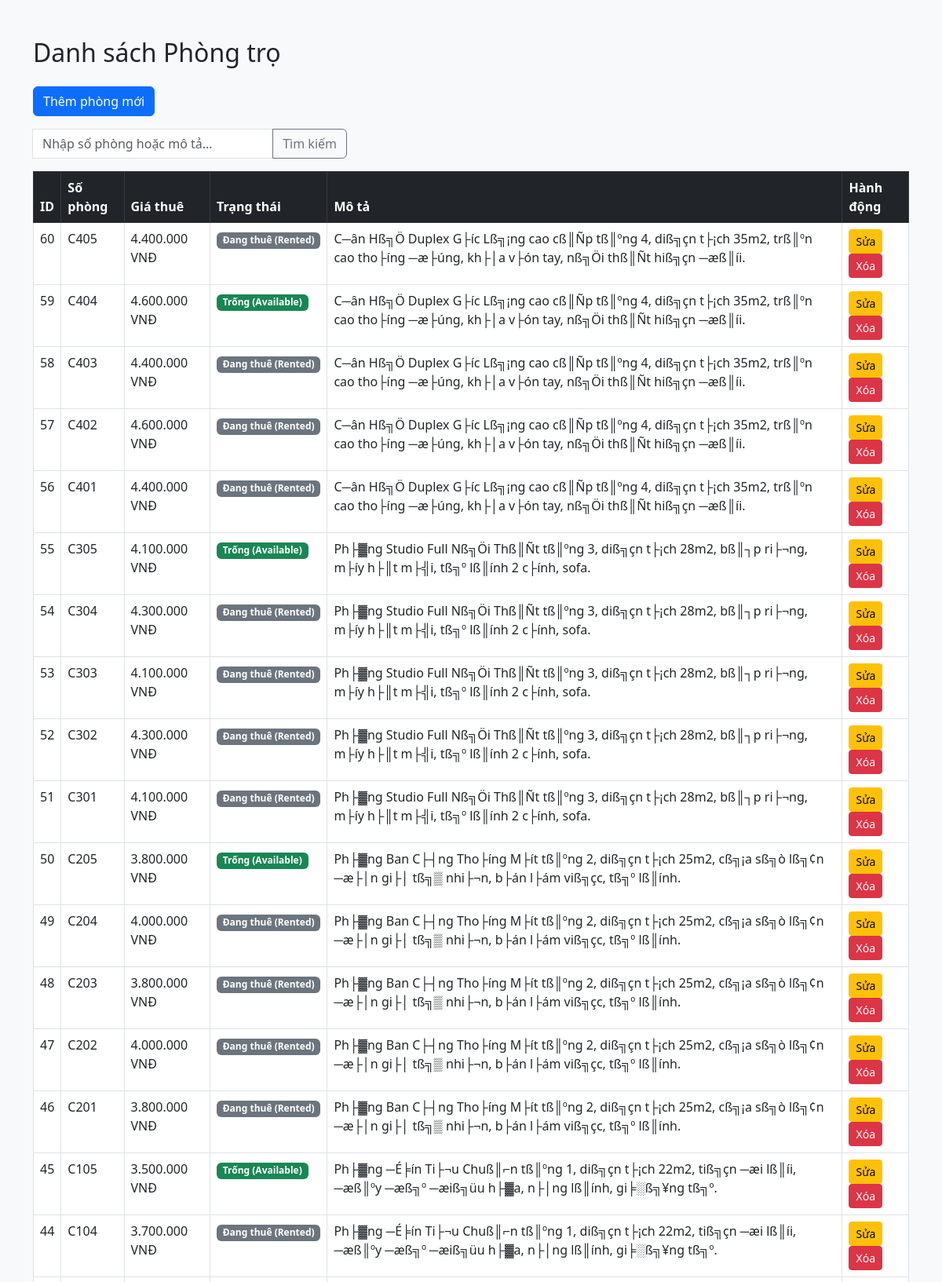
The app's page /BaiTapCaNhan/01_NguyenKimHue/index.php (upper part) with its own data.
### tables this page shows
CREATE TABLE `rooms` (
  `id` int NOT NULL AUTO_INCREMENT,
  `building_id` int DEFAULT NULL,
  `room_number` varchar(20) NOT NULL,
  `price` decimal(10,2) NOT NULL,
  `status` enum('available','rented','maintenance') DEFAULT 'available',
  `description` text,
  `created_at` timestamp NULL DEFAULT CURRENT_TIMESTAMP,
  PRIMARY KEY (`id`),
  UNIQUE KEY `room_number` (`room_number`)
);

### BaiTapCaNhan/01_NguyenKimHue/controllers/RoomController.php (called while the page is built, shortened)
<?php
require_once __DIR__ . '/../db.php';
require_once __DIR__ . '/../models/RoomModel.php';
class RoomController {
    private $roomModel;
    public function __construct() {
        global $pdo;
        $this->roomModel = new RoomModel($pdo);
    }
    public function index() {
        $keyword = $_GET['keyword'] ?? '';
        if (!empty($keyword)) {
            $rooms = $this->roomModel->searchRooms($keyword);
        } else {
            $rooms = $this->roomModel->getAllRooms();
        }
        require_once __DIR__ . '/../views/rooms/index.php';
    }
}
?>

### BaiTapCaNhan/01_NguyenKimHue/models/RoomModel.php (called while the page is built, shortened)
<?php
class RoomModel {
    private $pdo;
    public function __construct($pdo) {
        $this->pdo = $pdo;
    }
    public function getAllRooms() {
        $stmt = $this->pdo->prepare("SELECT * FROM rooms ORDER BY id DESC");
        $stmt->execute();
        return $stmt->fetchAll();
    }
}
?>

### BaiTapCaNhan/01_NguyenKimHue/views/rooms/index.php (the view, shortened to what this page needs)
<!DOCTYPE html>
<html lang="vi">
<head>
    <link href="https://cdn.jsdelivr.net/npm/bootstrap@5.3.0/dist/css/bootstrap.min.css" rel="stylesheet">
</head>
<body class="bg-light">
<div class="container mt-5">
    <h2 class="mb-4">Danh sách Phòng trọ</h2>
    <a href="index.php?action=create" class="btn btn-primary mb-3">Thêm phòng mới</a>
    <form method="GET" action="index.php" class="input-group mb-3" style="max-width: 400px;">
        <input type="text" name="keyword" class="form-control" placeholder="Nhập số phòng hoặc mô tả..." value="<?= htmlspecialchars($_GET['keyword'] ?? '') ?>">
        <button class="btn btn-outline-secondary" type="submit">Tìm kiếm</button>
    </form>
    <table class="table table-bordered table-hover bg-white">
        <thead class="table-dark">
            <tr>
                <th>ID</th>
                <th>Số phòng</th>
                <th>Giá thuê</th>
                <th>Trạng thái</th>
                <th>Mô tả</th>
                <th>Hành động</th>
            </tr>
        </thead>
        <tbody>
            <?php foreach ($rooms as $room): ?>
            <tr>
                <td><?= $room['id'] ?></td>
                <td><?= htmlspecialchars($room['room_number']) ?></td>
                <td><?= number_format($room['price'], 0, ',', '.') ?> VNĐ</td>
                <td>
                    <?php if($room['status'] == 'available'): ?>
                        <span class="badge bg-success">Trống (Available)</span>
                    <?php else: ?>
                        <span class="badge bg-secondary">Đang thuê (Rented)</span>
                    <?php endif; ?>
                </td>
                <td><?= htmlspecialchars($room['description']) ?></td>
                <td>
                    <a href="index.php?action=edit&id=<?= $room['id'] ?>" class="btn btn-sm btn-warning">Sửa</a>
                    <form method="POST" action="index.php?action=delete" style="display:inline-block;" onsubmit="return confirm('Bạn có chắc muốn xóa phòng này?');">
                        <button type="submit" class="btn btn-sm btn-danger">Xóa</button>
                    </form>
                </td>
            </tr>
            <?php endforeach; ?>
        </tbody>
    </table>
</div>
</body>
</html>

### records on screen
rooms: id "60", room_number "C405", price "4.400.000", status "Đang thuê (Rented)", description "C─ân Hß╗Ö Duplex G├íc Lß╗¡ng cao cß║Ñp tß║ºng 4, diß╗çn t├¡ch 35m2, trß║ºn cao tho├íng ─æ├úng, kh├│a v├ón tay, nß╗Öi thß║Ñt hiß╗çn ─æß║íi."
rooms: id "59", room_number "C404", price "4.600.000", status "Trống (Available)", description "C─ân Hß╗Ö Duplex G├íc Lß╗¡ng cao cß║Ñp tß║ºng 4, diß╗çn t├¡ch 35m2, trß║ºn cao tho├íng ─æ├úng, kh├│a v├ón tay, nß╗Öi thß║Ñt hiß╗çn ─æß║íi."
rooms: id "58", room_number "C403", price "4.400.000", status "Đang thuê (Rented)", description "C─ân Hß╗Ö Duplex G├íc Lß╗¡ng cao cß║Ñp tß║ºng 4, diß╗çn t├¡ch 35m2, trß║ºn cao tho├íng ─æ├úng, kh├│a v├ón tay, nß╗Öi thß║Ñt hiß╗çn ─æß║íi."
rooms: id "57", room_number "C402", price "4.600.000", status "Đang thuê (Rented)", description "C─ân Hß╗Ö Duplex G├íc Lß╗¡ng cao cß║Ñp tß║ºng 4, diß╗çn t├¡ch 35m2, trß║ºn cao tho├íng ─æ├úng, kh├│a v├ón tay, nß╗Öi thß║Ñt hiß╗çn ─æß║íi."
rooms: id "56", room_number "C401", price "4.400.000", status "Đang thuê (Rented)", description "C─ân Hß╗Ö Duplex G├íc Lß╗¡ng cao cß║Ñp tß║ºng 4, diß╗çn t├¡ch 35m2, trß║ºn cao tho├íng ─æ├úng, kh├│a v├ón tay, nß╗Öi thß║Ñt hiß╗çn ─æß║íi."
rooms: id "55", room_number "C305", price "4.100.000", status "Trống (Available)", description "Ph├▓ng Studio Full Nß╗Öi Thß║Ñt tß║ºng 3, diß╗çn t├¡ch 28m2, bß║┐p ri├¬ng, m├íy h├║t m├╣i, tß╗º lß║ính 2 c├ính, sofa."
rooms: id "54", room_number "C304", price "4.300.000", status "Đang thuê (Rented)", description "Ph├▓ng Studio Full Nß╗Öi Thß║Ñt tß║ºng 3, diß╗çn t├¡ch 28m2, bß║┐p ri├¬ng, m├íy h├║t m├╣i, tß╗º lß║ính 2 c├ính, sofa."
rooms: id "53", room_number "C303", price "4.100.000", status "Đang thuê (Rented)", description "Ph├▓ng Studio Full Nß╗Öi Thß║Ñt tß║ºng 3, diß╗çn t├¡ch 28m2, bß║┐p ri├¬ng, m├íy h├║t m├╣i, tß╗º lß║ính 2 c├ính, sofa."
rooms: id "52", room_number "C302", price "4.300.000", status "Đang thuê (Rented)", description "Ph├▓ng Studio Full Nß╗Öi Thß║Ñt tß║ºng 3, diß╗çn t├¡ch 28m2, bß║┐p ri├¬ng, m├íy h├║t m├╣i, tß╗º lß║ính 2 c├ính, sofa."
rooms: id "51", room_number "C301", price "4.100.000", status "Đang thuê (Rented)", description "Ph├▓ng Studio Full Nß╗Öi Thß║Ñt tß║ºng 3, diß╗çn t├¡ch 28m2, bß║┐p ri├¬ng, m├íy h├║t m├╣i, tß╗º lß║ính 2 c├ính, sofa."
rooms: id "50", room_number "C205", price "3.800.000", status "Trống (Available)", description "Ph├▓ng Ban C├┤ng Tho├íng M├ít tß║ºng 2, diß╗çn t├¡ch 25m2, cß╗¡a sß╗ò lß╗¢n ─æ├│n gi├│ tß╗▒ nhi├¬n, b├án l├ám viß╗çc, tß╗º lß║ính."
rooms: id "49", room_number "C204", price "4.000.000", status "Đang thuê (Rented)", description "Ph├▓ng Ban C├┤ng Tho├íng M├ít tß║ºng 2, diß╗çn t├¡ch 25m2, cß╗¡a sß╗ò lß╗¢n ─æ├│n gi├│ tß╗▒ nhi├¬n, b├án l├ám viß╗çc, tß╗º lß║ính."
rooms: id "48", room_number "C203", price "3.800.000", status "Đang thuê (Rented)", description "Ph├▓ng Ban C├┤ng Tho├íng M├ít tß║ºng 2, diß╗çn t├¡ch 25m2, cß╗¡a sß╗ò lß╗¢n ─æ├│n gi├│ tß╗▒ nhi├¬n, b├án l├ám viß╗çc, tß╗º lß║ính."
rooms: id "47", room_number "C202", price "4.000.000", status "Đang thuê (Rented)", description "Ph├▓ng Ban C├┤ng Tho├íng M├ít tß║ºng 2, diß╗çn t├¡ch 25m2, cß╗¡a sß╗ò lß╗¢n ─æ├│n gi├│ tß╗▒ nhi├¬n, b├án l├ám viß╗çc, tß╗º lß║ính."
rooms: id "46", room_number "C201", price "3.800.000", status "Đang thuê (Rented)", description "Ph├▓ng Ban C├┤ng Tho├íng M├ít tß║ºng 2, diß╗çn t├¡ch 25m2, cß╗¡a sß╗ò lß╗¢n ─æ├│n gi├│ tß╗▒ nhi├¬n, b├án l├ám viß╗çc, tß╗º lß║ính."
rooms: id "45", room_number "C105", price "3.500.000", status "Trống (Available)", description "Ph├▓ng ─É╞ín Ti├¬u Chuß║⌐n tß║ºng 1, diß╗çn t├¡ch 22m2, tiß╗çn ─æi lß║íi, ─æß║ºy ─æß╗º ─æiß╗üu h├▓a, n├│ng lß║ính, gi╞░ß╗¥ng tß╗º."
rooms: id "44", room_number "C104", price "3.700.000", status "Đang thuê (Rented)", description "Ph├▓ng ─É╞ín Ti├¬u Chuß║⌐n tß║ºng 1, diß╗çn t├¡ch 22m2, tiß╗çn ─æi lß║íi, ─æß║ºy ─æß╗º ─æiß╗üu h├▓a, n├│ng lß║ính, gi╞░ß╗¥ng tß╗º."
